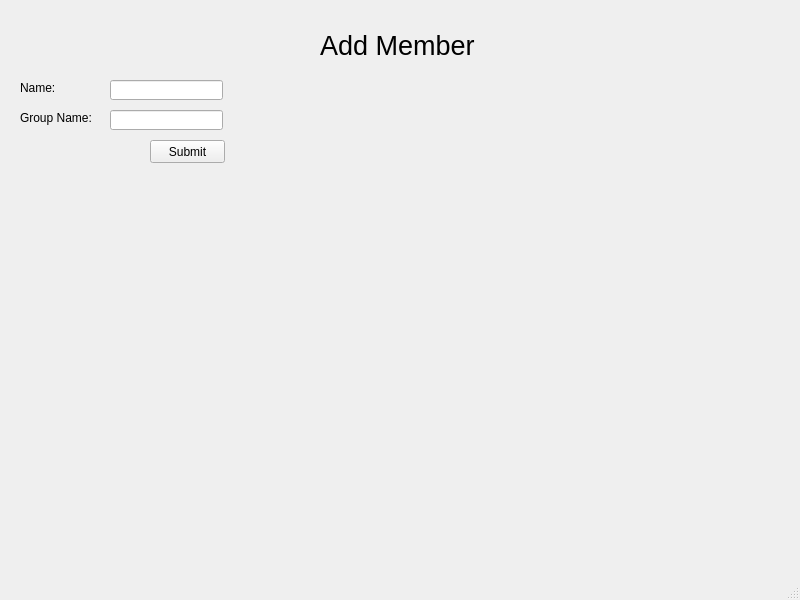
<?xml version="1.0" encoding="UTF-8"?>
<ui version="4.0">
 <class>MainWindow</class>
 <widget class="QMainWindow" name="MainWindow">
  <property name="geometry">
   <rect>
    <x>0</x>
    <y>0</y>
    <width>800</width>
    <height>600</height>
   </rect>
  </property>
  <property name="windowTitle">
   <string>MainWindow</string>
  </property>
  <widget class="QWidget" name="centralwidget">
   <widget class="QLabel" name="title">
    <property name="geometry">
     <rect>
      <x>320</x>
      <y>0</y>
      <width>201</width>
      <height>91</height>
     </rect>
    </property>
    <property name="font">
     <font>
      <pointsize>20</pointsize>
     </font>
    </property>
    <property name="text">
     <string>Add Member</string>
    </property>
   </widget>
   <widget class="QLabel" name="name_label">
    <property name="geometry">
     <rect>
      <x>20</x>
      <y>80</y>
      <width>81</width>
      <height>16</height>
     </rect>
    </property>
    <property name="text">
     <string>Name:</string>
    </property>
   </widget>
   <widget class="QLineEdit" name="name_entry">
    <property name="geometry">
     <rect>
      <x>110</x>
      <y>80</y>
      <width>113</width>
      <height>20</height>
     </rect>
    </property>
    <property name="text">
     <string/>
    </property>
   </widget>
   <widget class="QPushButton" name="submission_button">
    <property name="geometry">
     <rect>
      <x>150</x>
      <y>140</y>
      <width>75</width>
      <height>23</height>
     </rect>
    </property>
    <property name="text">
     <string>Submit</string>
    </property>
   </widget>
   <widget class="QLineEdit" name="group_name_entry">
    <property name="geometry">
     <rect>
      <x>110</x>
      <y>110</y>
      <width>113</width>
      <height>20</height>
     </rect>
    </property>
    <property name="text">
     <string/>
    </property>
   </widget>
   <widget class="QLabel" name="group_name_label">
    <property name="geometry">
     <rect>
      <x>20</x>
      <y>110</y>
      <width>81</width>
      <height>16</height>
     </rect>
    </property>
    <property name="text">
     <string>Group Name:</string>
    </property>
   </widget>
  </widget>
  <widget class="QMenuBar" name="menubar">
   <property name="geometry">
    <rect>
     <x>0</x>
     <y>0</y>
     <width>800</width>
     <height>21</height>
    </rect>
   </property>
  </widget>
  <widget class="QStatusBar" name="statusbar"/>
 </widget>
 <resources/>
 <connections/>
</ui>
